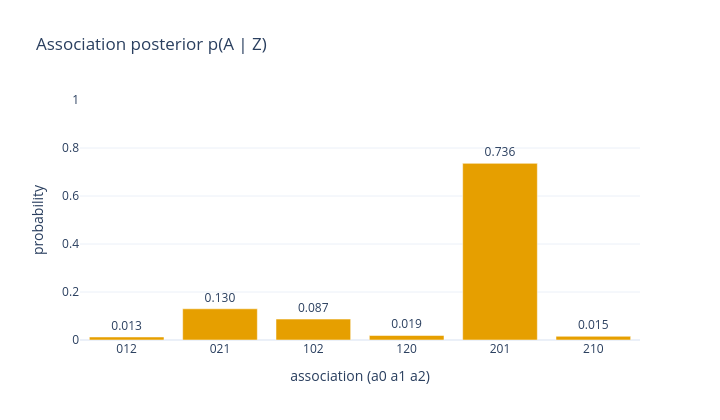

Notebook cell for this chart:
### Markdown cell above
Below we show the probability distribution in the root clique.

### Code cell
associations = list(itertools.permutations(range(3)))
probabilities = []
discrete_posterior = bayes_net.discreteMarginal()
for association in associations:
    values = gtsam.DiscreteValues()
    for i, measurement in enumerate(association):
        values[A(i)] = measurement
    probabilities.append(discrete_posterior.evaluate(values))

figure = go.Figure(go.Bar(
    x=["".join(map(str, association)) for association in associations],
    y=probabilities,
    marker_color="#E69F00",
    text=[f"{probability:.3f}" for probability in probabilities],
    textposition="outside",
))
figure.update_layout(
    title="Association posterior p(A | Z)",
    template="plotly_white",
    width=720,
    height=420,
    xaxis_title="association (a0 a1 a2)",
    yaxis_title="probability",
    yaxis_range=[0, 1],
    showlegend=False,
)
figure.show()

### Figure 1 — Plotly figure (JSON) as saved in the notebook; plotly's stock layout.template omitted (floating-point values rounded to 4 significant figures)
{"data": [{"marker": {"color": "#E69F00"}, "text": ["0.013", "0.130", "0.087", "0.019", "0.736", "0.015"], "textposition": "outside", "type": "bar", "x": ["012", "021", "102", "120", "201", "210"], "y": [0.01261, 0.13, 0.08717, 0.01881, 0.736, 0.0154]}], "layout": {"height": 420, "showlegend": false, "title": {"text": "Association posterior p(A | Z)"}, "width": 720, "xaxis": {"title": {"text": "association (a0 a1 a2)"}}, "yaxis": {"range": [0, 1], "title": {"text": "probability"}}}}
